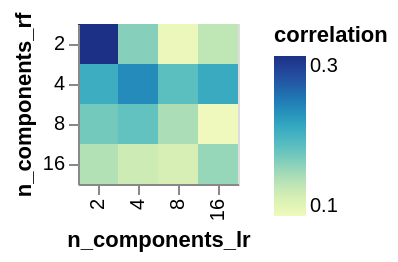

Source (notebook cell):
### Markdown cell above
#### Why is this great?

**Memoization helps make code concise and natural** - because all computations are
memoized, we can directly loop over pairs of projection dimensions for each
model kind, despite the fact that we'll "repeat" some calls. The first time a
preprocessing/training/etc call is found, it will be executed; the second time,
retraced. Furthermore, we can freely **reoder** code as long as the same things
are computed (i.e., the chains of memoized calls remain the same). In the above
code, we reused the linear regression models and their accuracies in this manner.

**Non-trivial incremental computaiton is easy** - for example, we can add more values for
`C` and re-run this code. Maybe in some cases the best model will change -
which will cause new computation - and in others, it will stay the same, which
will re-use the existing results.

**Collecting results in a table is easy**, since all we have to do is add logic
to collect the local variables and retrace the memoized code. 

To demonstrate the last two points, let's end with rerunning this code, but with
some additional values for the PCA dimensions and `C`, as well as logic to put
results in a dataframe and plot them:

### Code cell
import altair as alt
with run(storage):
    X, y = generate_data()
    results = []
    for n_components_lr in (2, 4, 8, 16):
        for n_components_rf in (2, 4, 8, 16):
            # logistic regression training
            X_preprocessed_lr = preprocess_data(X, n_components=n_components_lr)
            lr_models = [fit_regression(X_preprocessed_lr, y, C=C) for C in (0.1, 0.5, 1)]
            lr_accuracies = [evaluate_model(model, X_preprocessed_lr, y) for model in lr_models]
            best_model = lr_models[np.argmax([unwrap(acc) for acc in lr_accuracies])] 
            # random forest training
            lr_predictions = get_predictions(best_model, X_preprocessed_lr)
            X_preprocessed_rf = preprocess_data(X, n_components=n_components_rf)
            rf_model = train_random_forest(X_preprocessed_rf, y)
            rf_predictions = get_predictions(rf_model, X_preprocessed_rf)
            # compute the correlation of mistakes!
            correlation = get_mistake_correlation(lr_predictions, rf_predictions, y)
            results.append({'n_components_lr': n_components_lr,
                            'n_components_rf': n_components_rf,
                            'correlation': correlation})
    df = pd.DataFrame(unwrap(results))
alt.Chart(df).mark_rect().encode(x='n_components_lr:O', y='n_components_rf:O', color='correlation:Q')

### Figure 1 — Vega-Lite specification as saved in the notebook (floating-point values rounded to 4 significant figures)
{"config": {"view": {"continuousWidth": 400, "continuousHeight": 300}}, "data": {"name": "data-7d6cee17b835b3124ac0639e2ed1c101"}, "mark": "rect", "encoding": {"color": {"type": "quantitative", "field": "correlation"}, "x": {"type": "ordinal", "field": "n_components_lr"}, "y": {"type": "ordinal", "field": "n_components_rf"}}, "$schema": "https://vega.github.io/schema/vega-lite/v4.8.1.json", "datasets": {"data-7d6cee17b835b3124ac0639e2ed1c101": [{"n_components_lr": 2, "n_components_rf": 2, "correlation": 0.3092}, {"n_components_lr": 2, "n_components_rf": 4, "correlation": 0.2304}, {"n_components_lr": 2, "n_components_rf": 8, "correlation": 0.2039}, {"n_components_lr": 2, "n_components_rf": 16, "correlation": 0.1793}, {"n_components_lr": 4, "n_components_rf": 2, "correlation": 0.1972}, {"n_components_lr": 4, "n_components_rf": 4, "correlation": 0.2534}, {"n_components_lr": 4, "n_components_rf": 8, "correlation": 0.2116}, {"n_components_lr": 4, "n_components_rf": 16, "correlation": 0.1663}, {"n_components_lr": 8, "n_components_rf": 2, "correlation": 0.1446}, {"n_components_lr": 8, "n_components_rf": 4, "correlation": 0.2144}, {"n_components_lr": 8, "n_components_rf": 8, "correlation": 0.1821}, {"n_components_lr": 8, "n_components_rf": 16, "correlation": 0.1601}, {"n_components_lr": 16, "n_components_rf": 2, "correlation": 0.1736}, {"n_components_lr": 16, "n_components_rf": 4, "correlation": 0.2326}, {"n_components_lr": 16, "n_components_rf": 8, "correlation": 0.1411}, {"n_components_lr": 16, "n_components_rf": 16, "correlation": 0.1909}]}}
